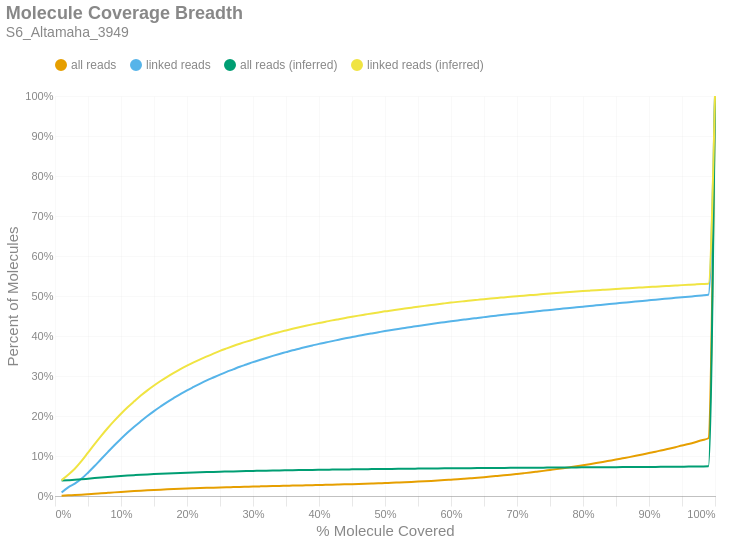

The code cell stored with this chart in its notebook:
### Markdown cell above
### Molecule Read Coverage
This chart shows molecule coverage breadth as computed by the number of bases aligned to that molecule. In other words, "*how much of each unique long molecule is actually sequenced/aligned?*" Keep in mind there is a distinction between sequences and alignments, since some sequences belonging to a particular molecule may not align well and wouldn't appear in the alignment data. This chart also shows molecule coverage breadth as computed by the *inferred fragment* from which the aligned sequences originate. Unlike read coverage, this calculation takes into account the total insert size, including unsequenced gaps between the forward and reverse reads. Like the previous figures, these are cumulative percents.

### Code cell
if SKIPLR:
    print_html(f"Skipped")
else:
    binned_df = consolidated_hist(valids['coverage_bp'], mask, 0.01, True)
    binned_df_inf = consolidated_hist(valids['coverage_inserts'], mask, 0.01, True)
    binned_df = binned_df.with_columns(pl.lit(binned_df_inf['all reads (cumsum)']).alias('all reads (inferred)'))
    binned_df = binned_df.with_columns(pl.lit(binned_df_inf['linked reads (cumsum)']).alias('linked reads (inferred)'))
    binned_df = binned_df.with_columns(
        (pl.col('bin').cast(pl.Float64) + 0.01).alias('right_edge')
    )

    with SafeRender(binned_df):
        (
            density_plot(binned_df, 'Molecule Coverage Breadth', samplename, 'molcov', ['all reads (inferred)','linked reads (inferred)'])
            .encode(
                #x=alt.X('bin:Q', title="% Molecule Covered").axis(format = '%').scale(padding=0),
                x=alt.X('right_edge:Q', title="% Molecule Covered").axis(format='%').scale(padding=0),
                y=alt.Y('value:Q', title='Percent of Molecules')
                    .axis(format='%')
                    .stack(False)
                    .scale(domainMin=0, padding=0),
                color=alt.Color("key:N").scale(domain = ["all reads", "linked reads", "all reads (inferred)", "linked reads (inferred)"]),
                tooltip = [
                    alt.Tooltip("key:N", title = "Data Type"),
                    alt.Tooltip("range_label:N", title="% Molecule Covered"),
                    alt.Tooltip("value:Q", format = ".2%", title="% Molecules")
                ]
            )
        ).display()

### Figure 1 — Vega-Lite specification as saved in the notebook (floating-point values rounded to 4 significant figures)
{"width": "container", "height": 400, "config": {"title": {"anchor": "start", "dy": -15, "fontSize": 18, "color": "#888888", "subtitleColor": "#888888", "subtitleFontSize": 14}, "arc": {"fill": "#0072B2"}, "axis": {"domainColor": "#888888", "domainWidth": 0.5, "gridWidth": 0.2, "grid": false, "titleFontWeight": 400, "titleFontSize": 15, "labelFontSize": 11, "labelColor": "#888888", "tickColor": "#888888", "tickWidth": 0.2, "titleColor": "#888888"}, "axisBand": {"grid": false}, "axisX": {"grid": true, "tickSize": 10, "domainCap": "round"}, "axisY": {"domain": false, "grid": true, "tickSize": 0, "domainCap": "round"}, "background": "transparent", "header": {"labelFontSize": 15, "labelColor": "#888888", "titleFontSize": 15, "titleFontWeight": 600, "titleColor": "#888888"}, "legend": {"labelFont": "sans-serif", "labelFontSize": 12, "labelColor": "#888888", "symbolSize": 100, "symbolType": "circle", "titleFontSize": 12, "titlePadding": 10, "titleColor": "#888888", "title": null, "orient": "top"}, "range": {"category": ["#E69F00", "#56B4E9", "#009E73", "#F0E442", "#0072B2", "#D55E00", "#CC79A7", "#000000"], "diverging": ["#cfe8f3", "#a2d4ec", "#73bfe2", "#46abdb", "#1696d2", "#12719e"]}, "area": {"fill": "#0072B2", "fillOpacity": 0.7, "line": true, "strokeOpacity": 0.7}, "line": {"color": "#0072B2", "stroke": "#0072B2", "strokeWidth": 2}, "trail": {"color": "#0072B2", "stroke": "#0072B2", "strokeWidth": 0, "size": 1}, "point": {"filled": true, "fillOpacity": 1.0, "size": 95}, "text": {"color": "#888888", "fontSize": 11, "align": "right", "fontWeight": 400, "size": 11}, "bar": {"fill": "#0072B2", "stroke": null}, "view": {"stroke": null, "continuousWidth": 660, "continuousHeight": 400}}, "data": {"name": "data-e96714aa78769457e4d3b3564be45c8f"}, "mark": {"type": "line", "interpolate": "monotone", "point": {"opacity": 0, "size": 275}}, "encoding": {"color": {"field": "key", "scale": {"domain": ["all reads", "linked reads", "all reads (inferred)", "linked reads (inferred)"]}, "type": "nominal"}, "tooltip": [{"field": "key", "title": "Data Type", "type": "nominal"}, {"field": "range_label", "title": "% Molecule Covered", "type": "nominal"}, {"field": "value", "format": ".2%", "title": "% Molecules", "type": "quantitative"}], "x": {"axis": {"format": "%"}, "field": "right_edge", "scale": {"padding": 0}, "title": "% Molecule Covered", "type": "quantitative"}, "y": {"axis": {"format": "%"}, "field": "value", "scale": {"domainMin": 0, "padding": 0}, "stack": false, "title": "Percent of Molecules", "type": "quantitative"}}, "params": [{"name": "param_c36ac31b6afebe62", "select": {"type": "point", "fields": ["key"]}, "bind": "legend"}], "title": {"text": "Molecule Coverage Breadth", "subtitle": "S6_Altamaha_3949"}, "transform": [{"fold": ["all reads (cumsum)", "linked reads (cumsum)", "all reads (inferred)", "linked reads (inferred)"]}, {"calculate": "replace(datum.key, ' (cumsum)', '')", "as": "key"}, {"filter": {"param": "param_c36ac31b6afebe62"}}], "usermeta": {"embedOptions": {"downloadFileName": "S6_Altamaha_3949.molcov"}}, "$schema": "https://vega.github.io/schema/vega-lite/v6.1.0.json", "datasets": {"data-e96714aa78769457e4d3b3564be45c8f": [{"bin": "0.0", "interval": "0.0-0.01", "all reads": 0.0006687, "linked reads": 0.008683, "all reads (cumsum)": 0.0006687, "linked reads (cumsum)": 0.008683, "range_label": "0.0-0.01", "all reads (inferred)": 0.03849, "linked reads (inferred)": 0.03967, "right_edge": 0.01}, {"bin": "0.01", "interval": "0.01-0.02", "all reads": 0.0009331, "linked reads": 0.01284, "all reads (cumsum)": 0.001602, "linked reads (cumsum)": 0.02152, "range_label": "0.01-0.02", "all reads (inferred)": 0.03945, "linked reads (inferred)": 0.05321, "right_edge": 0.02}, {"bin": "0.02", "interval": "0.02-0.03", "all reads": 0.0006993, "linked reads": 0.009336, "all reads (cumsum)": 0.002301, "linked reads (cumsum)": 0.03086, "range_label": "0.02-0.03", "all reads (inferred)": 0.0405, "linked reads (inferred)": 0.06824, "right_edge": 0.03}, {"bin": "0.03", "interval": "0.03-0.04", "all reads": 0.0008796, "linked reads": 0.01212, "all reads (cumsum)": 0.003181, "linked reads (cumsum)": 0.04298, "range_label": "0.03-0.04", "all reads (inferred)": 0.04181, "linked reads (inferred)": 0.0872, "right_edge": 0.04}, {"bin": "0.04", "interval": "0.04-0.05", "all reads": 0.001083, "linked reads": 0.01536, "all reads (cumsum)": 0.004264, "linked reads (cumsum)": 0.05834, "range_label": "0.04-0.05", "all reads (inferred)": 0.04328, "linked reads (inferred)": 0.1084, "right_edge": 0.05}, {"bin": "0.05", "interval": "0.05-0.06", "all reads": 0.00117, "linked reads": 0.01652, "all reads (cumsum)": 0.005433, "linked reads (cumsum)": 0.07486, "range_label": "0.05-0.06", "all reads (inferred)": 0.04476, "linked reads (inferred)": 0.1298, "right_edge": 0.06}, {"bin": "0.06", "interval": "0.06-0.07", "all reads": 0.001227, "linked reads": 0.0176, "all reads (cumsum)": 0.00666, "linked reads (cumsum)": 0.09246, "range_label": "0.06-0.07", "all reads (inferred)": 0.04617, "linked reads (inferred)": 0.1504, "right_edge": 0.07}, {"bin": "0.07", "interval": "0.07-0.08", "all reads": 0.001204, "linked reads": 0.01734, "all reads (cumsum)": 0.007864, "linked reads (cumsum)": 0.1098, "range_label": "0.07-0.08", "all reads (inferred)": 0.04751, "linked reads (inferred)": 0.17, "right_edge": 0.08}, {"bin": "0.08", "interval": "0.08-0.09", "all reads": 0.001195, "linked reads": 0.01716, "all reads (cumsum)": 0.009059, "linked reads (cumsum)": 0.127, "range_label": "0.08-0.09", "all reads (inferred)": 0.04877, "linked reads (inferred)": 0.1883, "right_edge": 0.09}, {"bin": "0.09", "interval": "0.09-0.1", "all reads": 0.001118, "linked reads": 0.01602, "all reads (cumsum)": 0.01018, "linked reads (cumsum)": 0.143, "range_label": "0.09-0.1", "all reads (inferred)": 0.04996, "linked reads (inferred)": 0.2057, "right_edge": 0.1}, {"bin": "0.1", "interval": "0.1-0.11", "all reads": 0.001077, "linked reads": 0.01551, "all reads (cumsum)": 0.01125, "linked reads (cumsum)": 0.1585, "range_label": "0.1-0.11", "all reads (inferred)": 0.05106, "linked reads (inferred)": 0.2218, "right_edge": 0.11}, {"bin": "0.11", "interval": "0.11-0.12", "all reads": 0.001017, "linked reads": 0.01462, "all reads (cumsum)": 0.01227, "linked reads (cumsum)": 0.1731, "range_label": "0.11-0.12", "all reads (inferred)": 0.05207, "linked reads (inferred)": 0.2367, "right_edge": 0.12}, {"bin": "0.12", "interval": "0.12-0.13", "all reads": 0.0009482, "linked reads": 0.01356, "all reads (cumsum)": 0.01322, "linked reads (cumsum)": 0.1867, "range_label": "0.12-0.13", "all reads (inferred)": 0.05306, "linked reads (inferred)": 0.2511, "right_edge": 0.13}, {"bin": "0.13", "interval": "0.13-0.14", "all reads": 0.0009085, "linked reads": 0.01313, "all reads (cumsum)": 0.01413, "linked reads (cumsum)": 0.1998, "range_label": "0.13-0.14", "all reads (inferred)": 0.05395, "linked reads (inferred)": 0.2641, "right_edge": 0.14}, {"bin": "0.14", "interval": "0.14-0.15", "all reads": 0.0008588, "linked reads": 0.01238, "all reads (cumsum)": 0.01499, "linked reads (cumsum)": 0.2122, "range_label": "0.14-0.15", "all reads (inferred)": 0.05478, "linked reads (inferred)": 0.2762, "right_edge": 0.15}, {"bin": "0.15", "interval": "0.15-0.16", "all reads": 0.0008096, "linked reads": 0.0116, "all reads (cumsum)": 0.0158, "linked reads (cumsum)": 0.2238, "range_label": "0.15-0.16", "all reads (inferred)": 0.05555, "linked reads (inferred)": 0.2875, "right_edge": 0.16}, {"bin": "0.16", "interval": "0.16-0.17", "all reads": 0.0007757, "linked reads": 0.01113, "all reads (cumsum)": 0.01657, "linked reads (cumsum)": 0.2349, "range_label": "0.16-0.17", "all reads (inferred)": 0.05627, "linked reads (inferred)": 0.2979, "right_edge": 0.17}, {"bin": "0.17", "interval": "0.17-0.18", "all reads": 0.0007091, "linked reads": 0.01016, "all reads (cumsum)": 0.01728, "linked reads (cumsum)": 0.2451, "range_label": "0.17-0.18", "all reads (inferred)": 0.05694, "linked reads (inferred)": 0.3078, "right_edge": 0.18}, {"bin": "0.18", "interval": "0.18-0.19", "all reads": 0.0006802, "linked reads": 0.009693, "all reads (cumsum)": 0.01796, "linked reads (cumsum)": 0.2548, "range_label": "0.18-0.19", "all reads (inferred)": 0.05759, "linked reads (inferred)": 0.3172, "right_edge": 0.19}, {"bin": "0.19", "interval": "0.19-0.2", "all reads": 0.0006516, "linked reads": 0.009306, "all reads (cumsum)": 0.01861, "linked reads (cumsum)": 0.2641, "range_label": "0.19-0.2", "all reads (inferred)": 0.05818, "linked reads (inferred)": 0.3259, "right_edge": 0.2}, {"bin": "0.2", "interval": "0.2-0.21", "all reads": 0.0005986, "linked reads": 0.008473, "all reads (cumsum)": 0.01921, "linked reads (cumsum)": 0.2725, "range_label": "0.2-0.21", "all reads (inferred)": 0.05874, "linked reads (inferred)": 0.3339, "right_edge": 0.21}, {"bin": "0.21", "interval": "0.21-0.22", "all reads": 0.0005838, "linked reads": 0.008293, "all reads (cumsum)": 0.0198, "linked reads (cumsum)": 0.2808, "range_label": "0.21-0.22", "all reads (inferred)": 0.05926, "linked reads (inferred)": 0.3416, "right_edge": 0.22}, {"bin": "0.22", "interval": "0.22-0.23", "all reads": 0.000563, "linked reads": 0.008008, "all reads (cumsum)": 0.02036, "linked reads (cumsum)": 0.2888, "range_label": "0.22-0.23", "all reads (inferred)": 0.05976, "linked reads (inferred)": 0.3489, "right_edge": 0.23}, {"bin": "0.23", "interval": "0.23-0.24", "all reads": 0.0005268, "linked reads": 0.007441, "all reads (cumsum)": 0.02089, "linked reads (cumsum)": 0.2963, "range_label": "0.23-0.24", "all reads (inferred)": 0.06026, "linked reads (inferred)": 0.3561, "right_edge": 0.24}, {"bin": "0.24", "interval": "0.24-0.25", "all reads": 0.000518, "linked reads": 0.007306, "all reads (cumsum)": 0.0214, "linked reads (cumsum)": 0.3036, "range_label": "0.24-0.25", "all reads (inferred)": 0.06072, "linked reads (inferred)": 0.3628, "right_edge": 0.25}, {"bin": "0.25", "interval": "0.25-0.26", "all reads": 0.0004927, "linked reads": 0.006886, "all reads (cumsum)": 0.0219, "linked reads (cumsum)": 0.3105, "range_label": "0.25-0.26", "all reads (inferred)": 0.06113, "linked reads (inferred)": 0.3689, "right_edge": 0.26}, {"bin": "0.26", "interval": "0.26-0.27", "all reads": 0.000445, "linked reads": 0.006165, "all reads (cumsum)": 0.02234, "linked reads (cumsum)": 0.3166, "range_label": "0.26-0.27", "all reads (inferred)": 0.06154, "linked reads (inferred)": 0.3749, "right_edge": 0.27}, {"bin": "0.27", "interval": "0.27-0.28", "all reads": 0.00046, "linked reads": 0.00642, "all reads (cumsum)": 0.0228, "linked reads (cumsum)": 0.3231, "range_label": "0.27-0.28", "all reads (inferred)": 0.06193, "linked reads (inferred)": 0.3805, "right_edge": 0.28}, {"bin": "0.28", "interval": "0.28-0.29", "all reads": 0.0004186, "linked reads": 0.005677, "all reads (cumsum)": 0.02322, "linked reads (cumsum)": 0.3287, "range_label": "0.28-0.29", "all reads (inferred)": 0.0623, "linked reads (inferred)": 0.3858, "right_edge": 0.29}, {"bin": "0.29", "interval": "0.29-0.3", "all reads": 0.0004259, "linked reads": 0.005816, "all reads (cumsum)": 0.02365, "linked reads (cumsum)": 0.3346, "range_label": "0.29-0.3", "all reads (inferred)": 0.06265, "linked reads (inferred)": 0.3909, "right_edge": 0.3}, {"bin": "0.3", "interval": "0.3-0.31", "all reads": 0.0004058, "linked reads": 0.00537, "all reads (cumsum)": 0.02405, "linked reads (cumsum)": 0.3399, "range_label": "0.3-0.31", "all reads (inferred)": 0.063, "linked reads (inferred)": 0.3959, "right_edge": 0.31}, {"bin": "0.31", "interval": "0.31-0.32", "all reads": 0.000401, "linked reads": 0.005253, "all reads (cumsum)": 0.02445, "linked reads (cumsum)": 0.3452, "range_label": "0.31-0.32", "all reads (inferred)": 0.06334, "linked reads (inferred)": 0.4009, "right_edge": 0.32}, {"bin": "0.32", "interval": "0.32-0.33", "all reads": 0.0003854, "linked reads": 0.005036, "all reads (cumsum)": 0.02484, "linked reads (cumsum)": 0.3502, "range_label": "0.32-0.33", "all reads (inferred)": 0.06366, "linked reads (inferred)": 0.4055, "right_edge": 0.33}, {"bin": "0.33", "interval": "0.33-0.34", "all reads": 0.0003824, "linked reads": 0.004852, "all reads (cumsum)": 0.02522, "linked reads (cumsum)": 0.3551, "range_label": "0.33-0.34", "all reads (inferred)": 0.06396, "linked reads (inferred)": 0.4098, "right_edge": 0.34}, {"bin": "0.34", "interval": "0.34-0.35", "all reads": 0.0003744, "linked reads": 0.004537, "all reads (cumsum)": 0.02559, "linked reads (cumsum)": 0.3596, "range_label": "0.34-0.35", "all reads (inferred)": 0.06424, "linked reads (inferred)": 0.4139, "right_edge": 0.35}, {"bin": "0.35", "interval": "0.35-0.36", "all reads": 0.0003849, "linked reads": 0.004571, "all reads (cumsum)": 0.02598, "linked reads (cumsum)": 0.3642, "range_label": "0.35-0.36", "all reads (inferred)": 0.06453, "linked reads (inferred)": 0.418, "right_edge": 0.36}, {"bin": "0.36", "interval": "0.36-0.37", "all reads": 0.0003674, "linked reads": 0.004177, "all reads (cumsum)": 0.02635, "linked reads (cumsum)": 0.3684, "range_label": "0.36-0.37", "all reads (inferred)": 0.06479, "linked reads (inferred)": 0.4218, "right_edge": 0.37}, {"bin": "0.37", "interval": "0.37-0.38", "all reads": 0.0004025, "linked reads": 0.004199, "all reads (cumsum)": 0.02675, "linked reads (cumsum)": 0.3725, "range_label": "0.37-0.38", "all reads (inferred)": 0.06505, "linked reads (inferred)": 0.4255, "right_edge": 0.38}, {"bin": "0.38", "interval": "0.38-0.39", "all reads": 0.0003744, "linked reads": 0.00388, "all reads (cumsum)": 0.02712, "linked reads (cumsum)": 0.3764, "range_label": "0.38-0.39", "all reads (inferred)": 0.0653, "linked reads (inferred)": 0.4291, "right_edge": 0.39}, {"bin": "0.39", "interval": "0.39-0.4", "all reads": 0.0003962, "linked reads": 0.003903, "all reads (cumsum)": 0.02752, "linked reads (cumsum)": 0.3803, "range_label": "0.39-0.4", "all reads (inferred)": 0.06554, "linked reads (inferred)": 0.4324, "right_edge": 0.4}, {"bin": "0.4", "interval": "0.4-0.41", "all reads": 0.0003774, "linked reads": 0.003452, "all reads (cumsum)": 0.0279, "linked reads (cumsum)": 0.3838, "range_label": "0.4-0.41", "all reads (inferred)": 0.06576, "linked reads (inferred)": 0.4356, "right_edge": 0.41}, {"bin": "0.41", "interval": "0.41-0.42", "all reads": 0.0003942, "linked reads": 0.003426, "all reads (cumsum)": 0.02829, "linked reads (cumsum)": 0.3872, "range_label": "0.41-0.42", "all reads (inferred)": 0.066, "linked reads (inferred)": 0.439, "right_edge": 0.42}, {"bin": "0.42", "interval": "0.42-0.43", "all reads": 0.0004301, "linked reads": 0.003467, "all reads (cumsum)": 0.02872, "linked reads (cumsum)": 0.3907, "range_label": "0.42-0.43", "all reads (inferred)": 0.06622, "linked reads (inferred)": 0.4421, "right_edge": 0.43}, {"bin": "0.43", "interval": "0.43-0.44", "all reads": 0.0004482, "linked reads": 0.003441, "all reads (cumsum)": 0.02917, "linked reads (cumsum)": 0.3941, "range_label": "0.43-0.44", "all reads (inferred)": 0.06643, "linked reads (inferred)": 0.4451, "right_edge": 0.44}, {"bin": "0.44", "interval": "0.44-0.45", "all reads": 0.0004638, "linked reads": 0.003178, "all reads (cumsum)": 0.02963, "linked reads (cumsum)": 0.3973, "range_label": "0.44-0.45", "all reads (inferred)": 0.06664, "linked reads (inferred)": 0.4481, "right_edge": 0.45}, {"bin": "0.45", "interval": "0.45-0.46", "all reads": 0.0004937, "linked reads": 0.003066, "all reads (cumsum)": 0.03013, "linked reads (cumsum)": 0.4004, "range_label": "0.45-0.46", "all reads (inferred)": 0.06685, "linked reads (inferred)": 0.451, "right_edge": 0.46}, {"bin": "0.46", "interval": "0.46-0.47", "all reads": 0.0005145, "linked reads": 0.003171, "all reads (cumsum)": 0.03064, "linked reads (cumsum)": 0.4035, "range_label": "0.46-0.47", "all reads (inferred)": 0.06704, "linked reads (inferred)": 0.4537, "right_edge": 0.47}, {"bin": "0.47", "interval": "0.47-0.48", "all reads": 0.0005424, "linked reads": 0.002979, "all reads (cumsum)": 0.03118, "linked reads (cumsum)": 0.4065, "range_label": "0.47-0.48", "all reads (inferred)": 0.06724, "linked reads (inferred)": 0.4564, "right_edge": 0.48}, {"bin": "0.48", "interval": "0.48-0.49", "all reads": 0.0005655, "linked reads": 0.002908, "all reads (cumsum)": 0.03175, "linked reads (cumsum)": 0.4094, "range_label": "0.48-0.49", "all reads (inferred)": 0.06742, "linked reads (inferred)": 0.459, "right_edge": 0.49}, {"bin": "0.49", "interval": "0.49-0.5", "all reads": 0.0006423, "linked reads": 0.002886, "all reads (cumsum)": 0.03239, "linked reads (cumsum)": 0.4123, "range_label": "0.49-0.5", "all reads (inferred)": 0.06762, "linked reads (inferred)": 0.4617, "right_edge": 0.5}, {"bin": "0.5", "interval": "0.5-0.51", "all reads": 0.0005929, "linked reads": 0.002578, "all reads (cumsum)": 0.03299, "linked reads (cumsum)": 0.4149, "range_label": "0.5-0.51", "all reads (inferred)": 0.06779, "linked reads (inferred)": 0.464, "right_edge": 0.51}, {"bin": "0.51", "interval": "0.51-0.52", "all reads": 0.000681, "linked reads": 0.002796, "all reads (cumsum)": 0.03367, "linked reads (cumsum)": 0.4177, "range_label": "0.51-0.52", "all reads (inferred)": 0.06795, "linked reads (inferred)": 0.4662, "right_edge": 0.52}, {"bin": "0.52", "interval": "0.52-0.53", "all reads": 0.0006953, "linked reads": 0.002507, "all reads (cumsum)": 0.03436, "linked reads (cumsum)": 0.4202, "range_label": "0.52-0.53", "all reads (inferred)": 0.06812, "linked reads (inferred)": 0.4686, "right_edge": 0.53}, {"bin": "0.53", "interval": "0.53-0.54", "all reads": 0.0007583, "linked reads": 0.002507, "all reads (cumsum)": 0.03512, "linked reads (cumsum)": 0.4227, "range_label": "0.53-0.54", "all reads (inferred)": 0.06829, "linked reads (inferred)": 0.4709, "right_edge": 0.54}, {"bin": "0.54", "interval": "0.54-0.55", "all reads": 0.0008209, "linked reads": 0.002514, "all reads (cumsum)": 0.03594, "linked reads (cumsum)": 0.4252, "range_label": "0.54-0.55", "all reads (inferred)": 0.06846, "linked reads (inferred)": 0.4731, "right_edge": 0.55}, {"bin": "0.55", "interval": "0.55-0.56", "all reads": 0.0008728, "linked reads": 0.002334, "all reads (cumsum)": 0.03681, "linked reads (cumsum)": 0.4275, "range_label": "0.55-0.56", "all reads (inferred)": 0.06862, "linked reads (inferred)": 0.4753, "right_edge": 0.56}, {"bin": "0.56", "interval": "0.56-0.57", "all reads": 0.0009291, "linked reads": 0.002477, "all reads (cumsum)": 0.03774, "linked reads (cumsum)": 0.43, "range_label": "0.56-0.57", "all reads (inferred)": 0.06878, "linked reads (inferred)": 0.4774, "right_edge": 0.57}, {"bin": "0.57", "interval": "0.57-0.58", "all reads": 0.0009585, "linked reads": 0.002353, "all reads (cumsum)": 0.0387, "linked reads (cumsum)": 0.4324, "range_label": "0.57-0.58", "all reads (inferred)": 0.06894, "linked reads (inferred)": 0.4796, "right_edge": 0.58}, {"bin": "0.58", "interval": "0.58-0.59", "all reads": 0.001011, "linked reads": 0.002173, "all reads (cumsum)": 0.03971, "linked reads (cumsum)": 0.4345, "range_label": "0.58-0.59", "all reads (inferred)": 0.06908, "linked reads (inferred)": 0.4816, "right_edge": 0.59}, {"bin": "0.59", "interval": "0.59-0.6", "all reads": 0.001109, "linked reads": 0.002274, "all reads (cumsum)": 0.04082, "linked reads (cumsum)": 0.4368, "range_label": "0.59-0.6", "all reads (inferred)": 0.06923, "linked reads (inferred)": 0.4835, "right_edge": 0.6}, {"bin": "0.6", "interval": "0.6-0.61", "all reads": 0.001107, "linked reads": 0.002131, "all reads (cumsum)": 0.04193, "linked reads (cumsum)": 0.4389, "range_label": "0.6-0.61", "all reads (inferred)": 0.06937, "linked reads (inferred)": 0.4853, "right_edge": 0.61}, {"bin": "0.61", "interval": "0.61-0.62", "all reads": 0.001221, "linked reads": 0.002015, "all reads (cumsum)": 0.04315, "linked reads (cumsum)": 0.441, "range_label": "0.61-0.62", "all reads (inferred)": 0.0695, "linked reads (inferred)": 0.487, "right_edge": 0.62}, {"bin": "0.62", "interval": "0.62-0.63", "all reads": 0.001277, "linked reads": 0.002285, "all reads (cumsum)": 0.04443, "linked reads (cumsum)": 0.4432, "range_label": "0.62-0.63", "all reads (inferred)": 0.06963, "linked reads (inferred)": 0.4887, "right_edge": 0.63}, {"bin": "0.63", "interval": "0.63-0.64", "all reads": 0.001303, "linked reads": 0.001887, "all reads (cumsum)": 0.04573, "linked reads (cumsum)": 0.4451, "range_label": "0.63-0.64", "all reads (inferred)": 0.06975, "linked reads (inferred)": 0.4903, "right_edge": 0.64}, {"bin": "0.64", "interval": "0.64-0.65", "all reads": 0.001376, "linked reads": 0.002053, "all reads (cumsum)": 0.0471, "linked reads (cumsum)": 0.4472, "range_label": "0.64-0.65", "all reads (inferred)": 0.06988, "linked reads (inferred)": 0.492, "right_edge": 0.65}, {"bin": "0.65", "interval": "0.65-0.66", "all reads": 0.001452, "linked reads": 0.00203, "all reads (cumsum)": 0.04856, "linked reads (cumsum)": 0.4492, "range_label": "0.65-0.66", "all reads (inferred)": 0.07001, "linked reads (inferred)": 0.4936, "right_edge": 0.66}, {"bin": "0.66", "interval": "0.66-0.67", "all reads": 0.001553, "linked reads": 0.001891, "all reads (cumsum)": 0.05011, "linked reads (cumsum)": 0.4511, "range_label": "0.66-0.67", "all reads (inferred)": 0.07013, "linked reads (inferred)": 0.4952, "right_edge": 0.67}, {"bin": "0.67", "interval": "0.67-0.68", "all reads": 0.001582, "linked reads": 0.001842, "all reads (cumsum)": 0.05169, "linked reads (cumsum)": 0.453, "range_label": "0.67-0.68", "all reads (inferred)": 0.07024, "linked reads (inferred)": 0.4965, "right_edge": 0.68}, {"bin": "0.68", "interval": "0.68-0.69", "all reads": 0.001645, "linked reads": 0.001775, "all reads (cumsum)": 0.05334, "linked reads (cumsum)": 0.4547, "range_label": "0.68-0.69", "all reads (inferred)": 0.07036, "linked reads (inferred)": 0.498, "right_edge": 0.69}, {"bin": "0.69", "interval": "0.69-0.7", "all reads": 0.001776, "linked reads": 0.001767, "all reads (cumsum)": 0.05511, "linked reads (cumsum)": 0.4565, "range_label": "0.69-0.7", "all reads (inferred)": 0.07048, "linked reads (inferred)": 0.4994, "right_edge": 0.7}, {"bin": "0.7", "interval": "0.7-0.71", "all reads": 0.001831, "linked reads": 0.001782, "all reads (cumsum)": 0.05695, "linked reads (cumsum)": 0.4583, "range_label": "0.7-0.71", "all reads (inferred)": 0.0706, "linked reads (inferred)": 0.5009, "right_edge": 0.71}, {"bin": "0.71", "interval": "0.71-0.72", "all reads": 0.001871, "linked reads": 0.001779, "all reads (cumsum)": 0.05882, "linked reads (cumsum)": 0.4601, "range_label": "0.71-0.72", "all reads (inferred)": 0.07072, "linked reads (inferred)": 0.5022, "right_edge": 0.72}, {"bin": "0.72", "interval": "0.72-0.73", "all reads": 0.001983, "linked reads": 0.001707, "all reads (cumsum)": 0.0608, "linked reads (cumsum)": 0.4618, "range_label": "0.72-0.73", "all reads (inferred)": 0.07082, "linked reads (inferred)": 0.5034, "right_edge": 0.73}, {"bin": "0.73", "interval": "0.73-0.74", "all reads": 0.002026, "linked reads": 0.001801, "all reads (cumsum)": 0.06283, "linked reads (cumsum)": 0.4636, "range_label": "0.73-0.74", "all reads (inferred)": 0.07094, "linked reads (inferred)": 0.5048, "right_edge": 0.74}, {"bin": "0.74", "interval": "0.74-0.75", "all reads": 0.002209, "linked reads": 0.001655, "all reads (cumsum)": 0.06504, "linked reads (cumsum)": 0.4652, "range_label": "0.74-0.75", "all reads (inferred)": 0.07105, "linked reads (inferred)": 0.5062, "right_edge": 0.75}, {"bin": "0.75", "interval": "0.75-0.76", "all reads": 0.002154, "linked reads": 0.001681, "all reads (cumsum)": 0.06719, "linked reads (cumsum)": 0.4669, "range_label": "0.75-0.76", "all reads (inferred)": 0.07116, "linked reads (inferred)": 0.5074, "right_edge": 0.76}, {"bin": "0.76", "interval": "0.76-0.77", "all reads": 0.002314, "linked reads": 0.001565, "all reads (cumsum)": 0.0695, "linked reads (cumsum)": 0.4685, "range_label": "0.76-0.77", "all reads (inferred)": 0.07127, "linked reads (inferred)": 0.5087, "right_edge": 0.77}, {"bin": "0.77", "interval": "0.77-0.78", "all reads": 0.002393, "linked reads": 0.001719, "all reads (cumsum)": 0.0719, "linked reads (cumsum)": 0.4702, "range_label": "0.77-0.78", "all reads (inferred)": 0.07138, "linked reads (inferred)": 0.5099, "right_edge": 0.78}, {"bin": "0.78", "interval": "0.78-0.79", "all reads": 0.002445, "linked reads": 0.001617, "all reads (cumsum)": 0.07434, "linked reads (cumsum)": 0.4718, "range_label": "0.78-0.79", "all reads (inferred)": 0.07149, "linked reads (inferred)": 0.511, "right_edge": 0.79}, {"bin": "0.79", "interval": "0.79-0.8", "all reads": 0.002695, "linked reads": 0.001602, "all reads (cumsum)": 0.07704, "linked reads (cumsum)": 0.4734, "range_label": "0.79-0.8", "all reads (inferred)": 0.0716, "linked reads (inferred)": 0.5123, "right_edge": 0.8}, {"bin": "0.8", "interval": "0.8-0.81", "all reads": 0.002509, "linked reads": 0.001617, "all reads (cumsum)": 0.07955, "linked reads (cumsum)": 0.475, "range_label": "0.8-0.81", "all reads (inferred)": 0.0717, "linked reads (inferred)": 0.5134, "right_edge": 0.81}, {"bin": "0.81", "interval": "0.81-0.82", "all reads": 0.002722, "linked reads": 0.001677, "all reads (cumsum)": 0.08227, "linked reads (cumsum)": 0.4767, "range_label": "0.81-0.82", "all reads (inferred)": 0.0718, "linked reads (inferred)": 0.5145, "right_edge": 0.82}, {"bin": "0.82", "interval": "0.82-0.83", "all reads": 0.002856, "linked reads": 0.001629, "all reads (cumsum)": 0.08513, "linked reads (cumsum)": 0.4783, "range_label": "0.82-0.83", "all reads (inferred)": 0.07189, "linked reads (inferred)": 0.5155, "right_edge": 0.83}, {"bin": "0.83", "interval": "0.83-0.84", "all reads": 0.002939, "linked reads": 0.001629, "all reads (cumsum)": 0.08806, "linked reads (cumsum)": 0.48, "range_label": "0.83-0.84", "all reads (inferred)": 0.072, "linked reads (inferred)": 0.5165, "right_edge": 0.84}, {"bin": "0.84", "interval": "0.84-0.85", "all reads": 0.002954, "linked reads": 0.001381, "all reads (cumsum)": 0.09102, "linked reads (cumsum)": 0.4813, "range_label": "0.84-0.85", "all reads (inferred)": 0.0721, "linked reads (inferred)": 0.5175, "right_edge": 0.85}, {"bin": "0.85", "interval": "0.85-0.86", "all reads": 0.003095, "linked reads": 0.001685, "all reads (cumsum)": 0.09411, "linked reads (cumsum)": 0.483, "range_label": "0.85-0.86", "all reads (inferred)": 0.0722, "linked reads (inferred)": 0.5185, "right_edge": 0.86}, {"bin": "0.86", "interval": "0.86-0.87", "all reads": 0.003105, "linked reads": 0.001505, "all reads (cumsum)": 0.09722, "linked reads (cumsum)": 0.4845, "range_label": "0.86-0.87", "all reads (inferred)": 0.0723, "linked reads (inferred)": 0.5194, "right_edge": 0.87}, {"bin": "0.87", "interval": "0.87-0.88", "all reads": 0.003233, "linked reads": 0.001561, "all reads (cumsum)": 0.1005, "linked reads (cumsum)": 0.4861, "range_label": "0.87-0.88", "all reads (inferred)": 0.07242, "linked reads (inferred)": 0.5205, "right_edge": 0.88}, {"bin": "0.88", "interval": "0.88-0.89", "all reads": 0.003344, "linked reads": 0.001584, "all reads (cumsum)": 0.1038, "linked reads (cumsum)": 0.4877, "range_label": "0.88-0.89", "all reads (inferred)": 0.07252, "linked reads (inferred)": 0.5215, "right_edge": 0.89}, {"bin": "0.89", "interval": "0.89-0.9", "all reads": 0.003548, "linked reads": 0.00161, "all reads (cumsum)": 0.1073, "linked reads (cumsum)": 0.4893, "range_label": "0.89-0.9", "all reads (inferred)": 0.07264, "linked reads (inferred)": 0.5225, "right_edge": 0.9}, {"bin": "0.9", "interval": "0.9-0.91", "all reads": 0.003403, "linked reads": 0.001614, "all reads (cumsum)": 0.1107, "linked reads (cumsum)": 0.4909, "range_label": "0.9-0.91", "all reads (inferred)": 0.07274, "linked reads (inferred)": 0.5233, "right_edge": 0.91}, {"bin": "0.91", "interval": "0.91-0.92", "all reads": 0.003876, "linked reads": 0.001475, "all reads (cumsum)": 0.1146, "linked reads (cumsum)": 0.4924, "range_label": "0.91-0.92", "all reads (inferred)": 0.07287, "linked reads (inferred)": 0.5243, "right_edge": 0.92}, {"bin": "0.92", "interval": "0.92-0.93", "all reads": 0.003493, "linked reads": 0.001467, "all reads (cumsum)": 0.1181, "linked reads (cumsum)": 0.4938, "range_label": "0.92-0.93", "all reads (inferred)": 0.073, "linked reads (inferred)": 0.5253, "right_edge": 0.93}, {"bin": "0.93", "interval": "0.93-0.94", "all reads": 0.003885, "linked reads": 0.001572, "all reads (cumsum)": 0.122, "linked reads (cumsum)": 0.4954, "range_label": "0.93-0.94", "all reads (inferred)": 0.07313, "linked reads (inferred)": 0.5262, "right_edge": 0.94}, {"bin": "0.94", "interval": "0.94-0.95", "all reads": 0.004321, "linked reads": 0.001411, "all reads (cumsum)": 0.1263, "linked reads (cumsum)": 0.4968, "range_label": "0.94-0.95", "all reads (inferred)": 0.07329, "linked reads (inferred)": 0.5272, "right_edge": 0.95}, {"bin": "0.95", "interval": "0.95-0.96", "all reads": 0.00372, "linked reads": 0.001531, "all reads (cumsum)": 0.13, "linked reads (cumsum)": 0.4984, "range_label": "0.95-0.96", "all reads (inferred)": 0.07346, "linked reads (inferred)": 0.5281, "right_edge": 0.96}, {"bin": "0.96", "interval": "0.96-0.97", "all reads": 0.004418, "linked reads": 0.001415, "all reads (cumsum)": 0.1345, "linked reads (cumsum)": 0.4998, "range_label": "0.96-0.97", "all reads (inferred)": 0.07362, "linked reads (inferred)": 0.529, "right_edge": 0.97}, {"bin": "0.97", "interval": "0.97-0.98", "all reads": 0.005081, "linked reads": 0.001542, "all reads (cumsum)": 0.1395, "linked reads (cumsum)": 0.5013, "range_label": "0.97-0.98", "all reads (inferred)": 0.07389, "linked reads (inferred)": 0.5299, "right_edge": 0.98}, {"bin": "0.98", "interval": "0.98-0.99", "all reads": 0.004815, "linked reads": 0.00167, "all reads (cumsum)": 0.1444, "linked reads (cumsum)": 0.503, "range_label": "0.98-0.99", "all reads (inferred)": 0.07434, "linked reads (inferred)": 0.5304, "right_edge": 0.99}, {"bin": "0.99", "interval": "0.99-1.0", "all reads": 0.8556, "linked reads": 0.497, "all reads (cumsum)": 1.0, "linked reads (cumsum)": 1.0, "range_label": "0.99-1.0", "all reads (inferred)": 1.0, "linked reads (inferred)": 1.0, "right_edge": 1.0}]}}
